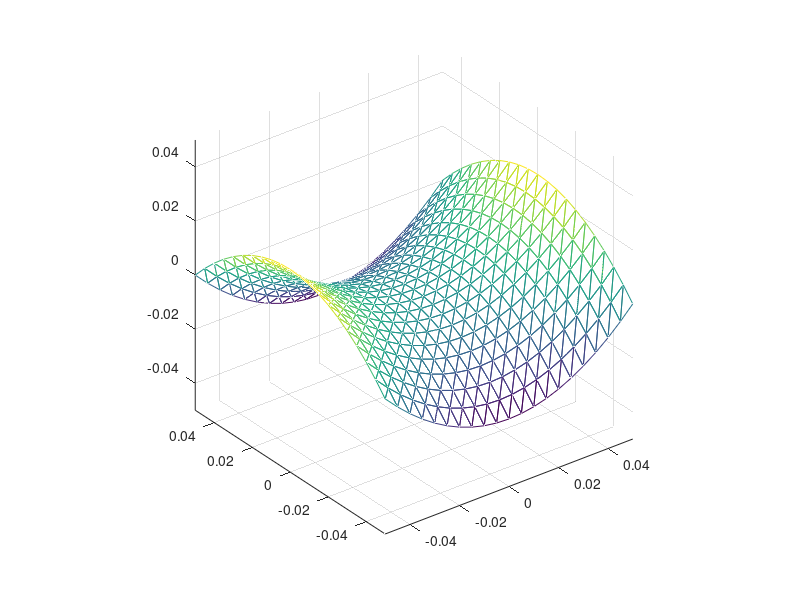

Recreate this plot in MATLAB. (Note: this script raises an error after producing the figure.)
clearvars
% close all

%%%%%%%%%%%%%%%%%%%%%%%%%%%%%%%%%%%%%%%%%%%%%%%%%%%%%%%%%%%%%%%%%%%%%%%%%%%%%%%%
% physical parameters                                                          %
%%%%%%%%%%%%%%%%%%%%%%%%%%%%%%%%%%%%%%%%%%%%%%%%%%%%%%%%%%%%%%%%%%%%%%%%%%%%%%%%

sigma = 4.6729e6;
freq = 50;
thickness = 3e-3;
omega = 2 * pi * freq;
mu0 = 4 * pi * 1e-7;

% uniform background magnetic field (peak values)
B0x = 0;
B0y = 0;
B0z = 1e-3;

%%%%%%%%%%%%%%%%%%%%%%%%%%%%%%%%%%%%%%%%%%%%%%%%%%%%%%%%%%%%%%%%%%%%%%%%%%%%%%%%
% mesh construction                                                            %
%%%%%%%%%%%%%%%%%%%%%%%%%%%%%%%%%%%%%%%%%%%%%%%%%%%%%%%%%%%%%%%%%%%%%%%%%%%%%%%%

a = 0.1;
b = 0.1;
m = 20;
n = 20;
figure
[Y,X] = meshgrid(linspace(-b/2,b/2,n+1), linspace(-a/2,a/2,m+1));
%Z = zeros(size(X));
Z = 10 * (X.^2 - Y.^2);
% nodes matrix: (size 3 x num_nodes)
nodes = [X(:)'; Y(:)'; Z(:)'];

% connectivity matrix: (size 3 x num_elements)
cnc = [1,   m+3;
       2,   m+2;
       m+3, 1];
cnc = repmat(cnc, 1, m);
cnc += kron([0:m-1], [1,1]);
cnc = repmat(cnc, 1, n);
cnc += kron([0:m+1:m*n], ones(3,m*2));

trimesh(cnc', nodes(1,:), nodes(2,:), nodes(3,:));
axis equal

midpoint = squeeze(sum(reshape(nodes(:,cnc), 3,3,[]), 2))/3;

num_elements = size(cnc, 2);
num_nodes = size(nodes, 2);

X1 = nodes(:, cnc(1, :));
X2 = nodes(:, cnc(2, :));
X3 = nodes(:, cnc(3, :));
Area = 0.5 * norm(cross(X2-X1, X3-X1, 1), 2, 'cols');


%%%%%%%%%%%%%%%%%%%%%%%%%%%%%%%%%%%%%%%%%%%%%%%%%%%%%%%%%%%%%%%%%%%%%%%%%%%%%%%%
% matrix and rhs assembly                                                      %
%%%%%%%%%%%%%%%%%%%%%%%%%%%%%%%%%%%%%%%%%%%%%%%%%%%%%%%%%%%%%%%%%%%%%%%%%%%%%%%%

A0_func = @(x) [0.5 * (B0y * x(3,:) - B0z * x(2,:)); ...
                0.5 * (B0z * x(1,:) - B0x * x(3,:)); ...
                0.5 * (B0x * x(2,:) - B0y * x(1,:))];
A0 = A0_func(midpoint);

Curlw = nan(3, num_elements, 3);
for ii = 1:num_elements
  for mm = 1:3
    Curlw(:, ii, mm) = curlw(mm, X1(:, ii), X2(:, ii), X3(:, ii));
  end
end

M = zeros(num_nodes);
rhs = zeros(num_nodes, 1);

fprintf('Matrix assembly\n')
tic
for ii = 1:num_elements

  [gpi, gwi] = tri_gauss_points(3, X1(:, ii), X2(:, ii), X3(:, ii));
  gpi = squeeze(gpi);
  gwi = squeeze(gwi);

  % resistance matrix
  %
  %               /  ->         ->
  % R = 1/sigma * | CurlT(x) . CurlT'(x) dx
  %               /
  %               S
  for mm = 1:3
    for nn = 1:3
      M(cnc(mm, ii), cnc(nn, ii)) += Curlw(:,ii,nn).' * Curlw(:,ii,mm) * Area(ii) / sigma;
    end
  end

  % inductance matrix
  %
  %                                 / /   ->         ->
  % L = (mu0 * thickness)/(4*pi) *  | | (CurlT(x) . CurlT'(y)) / |x - y| dxdy
  %                                 / /
  %                                 S S
  G = zeros(numel(gwi), num_elements);
  for kk = 1:numel(gwi)
    G(kk,:) = int_Gconst_tri_mesh(nodes, cnc, gpi(:,kk));
  end
  for mm = 1:3
    for nn = 1:3
      MM = (gwi.' * G) .* ((Curlw(:,ii,mm).' * Curlw(:,:,nn))) ...
         * thickness * 1i * omega * mu0 / (4 * pi);
      M(cnc(mm, ii), :) += accumarray(cnc(nn,:).', MM, [1,num_nodes]);
    end
  end % M = R + 1i * omega * L

  % right-hand side
  %
  %                     /  ->       ->
  % rhs = -1i * omega * | A0(x) . CurlT(x) dx
  %                     /
  %                     S
  for mm = 1:3
    rhs(cnc(mm, ii)) += -1i * omega * Curlw(:,ii,mm).' * A0(:, ii) * Area(ii);
  end

end
toc
fprintf('\n')

%%%%%%%%%%%%%%%%%%%%%%%%%%%%%%%%%%%%%%%%%%%%%%%%%%%%%%%%%%%%%%%%%%%%%%%%%%%%%%%%
% homogeneous dirichlet boundary conditions on T                               %
%%%%%%%%%%%%%%%%%%%%%%%%%%%%%%%%%%%%%%%%%%%%%%%%%%%%%%%%%%%%%%%%%%%%%%%%%%%%%%%%

idx_left  = [1: (m+1): (m+1)*(n+1)];
idx_right = [m+1: (m+1): (m+1)*(n+1)];
idx_lower = [1: 1: (m+1)];
idx_upper = [(m+1)*n+1: 1: (m+1)*(n+1)];
idx_boundary = [idx_lower, idx_upper, idx_left, idx_right];
M(idx_boundary,:) = 0;
for ii = idx_boundary
  M(ii, ii) = 1;
end
rhs(idx_boundary) = 0;

%%%%%%%%%%%%%%%%%%%%%%%%%%%%%%%%%%%%%%%%%%%%%%%%%%%%%%%%%%%%%%%%%%%%%%%%%%%%%%%%
% linear system solution                                                       %
%%%%%%%%%%%%%%%%%%%%%%%%%%%%%%%%%%%%%%%%%%%%%%%%%%%%%%%%%%%%%%%%%%%%%%%%%%%%%%%%

% diagonal preconditioner
Pinv = 1./ diag(M);
M = Pinv .* M;
rhs = Pinv .* rhs;

T = M \ rhs;

%%%%%%%%%%%%%%%%%%%%%%%%%%%%%%%%%%%%%%%%%%%%%%%%%%%%%%%%%%%%%%%%%%%%%%%%%%%%%%%%
% post-processing and plots                                                    %
%%%%%%%%%%%%%%%%%%%%%%%%%%%%%%%%%%%%%%%%%%%%%%%%%%%%%%%%%%%%%%%%%%%%%%%%%%%%%%%%

J = zeros(3, num_elements);
for ii = 1:num_elements
  for mm = 1:3
    J(:,ii) += T(cnc(mm, ii))*Curlw(:,ii,mm);
  end
end

losses = 0.5 * dot(J,J,1) / sigma;
losses_tot = losses * Area.' * thickness;
fprintf('Joule losses = %e W\n', losses_tot)

Jabs_real = norm(real(J), 2, 'cols');
Jabs_imag = norm(imag(J), 2, 'cols');


figure
hold on
axis equal
hh = trisurf(cnc', nodes(1,:), nodes(2,:), nodes(3,:), Jabs_real);
set(hh,'FaceColor','flat');
colormap('jet')
colorbar
quiver3(midpoint(1,:), midpoint(2,:), midpoint(3,:), ...
        real(J(1,:)), real(J(2,:)), real(J(3,:)), ...
        'k', 'linewidth', 1.5)
title('Volume current density - real part [A/m^2]')

figure
hold on
axis equal
hh = trisurf(cnc', nodes(1,:), nodes(2,:), nodes(3,:), Jabs_imag);
set(hh,'FaceColor','flat');
colormap('jet')
colorbar
quiver3(midpoint(1,:), midpoint(2,:), midpoint(3,:), ...
        imag(J(1,:)), imag(J(2,:)), imag(J(3,:)), ...
        'k')
title('Volume current density - imaginary part [A/m^2]')

figure
hold on
axis equal
hh = trisurf(cnc', nodes(1,:), nodes(2,:), nodes(3,:), losses);
set(hh,'FaceColor','flat');
colormap('jet')
colorbar
title('Volumetric loss density [W/m^3]')
